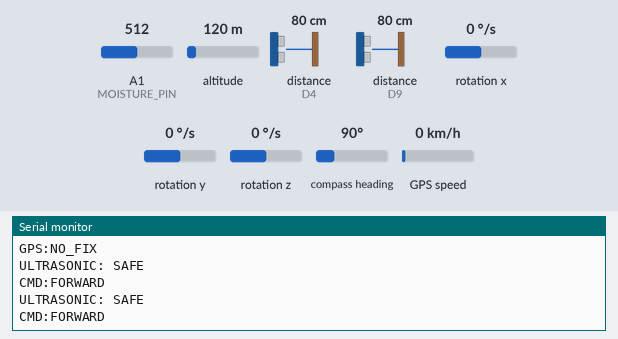
The sketch below on a simulated Arduino Nano 33 IoT. Parts: the last lines printed to the serial monitor. Wiring (inferred from the names in the program): 2 × ultrasonic range finder: trigger D8, echo D9 / trigger D12, echo D4. The test bench sets the inputs (shaded band); at power-on: distance to the obstacle (sensors on D4, D9) 80 cm, A1 (MOISTURE_PIN) = 512, altitude 120 m, rotation x 0 °/s, rotation y 0 °/s, rotation z 0 °/s, compass heading 90°, GPS speed 0 km/h. The echo pulse lasts 58.3 µs per cm; the GPS gets a fix after 3 s at 37.7749, -122.4194 with 8 satellites.

Above: at 1.2 s.
1.3 s: distance to the obstacle (sensor on D4) set to 2 cm
At 1.44 s:
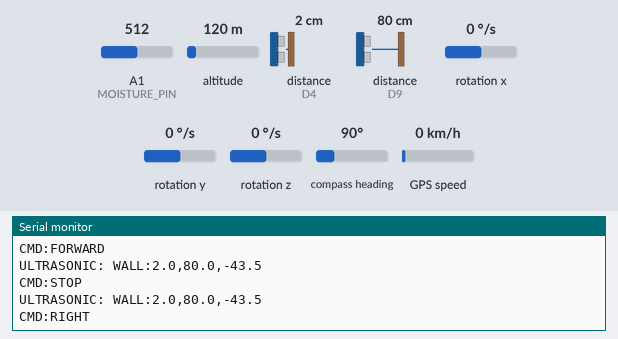
2.8 s: distance to the obstacle (sensor on D9) set to 4 cm
At 2.94 s:
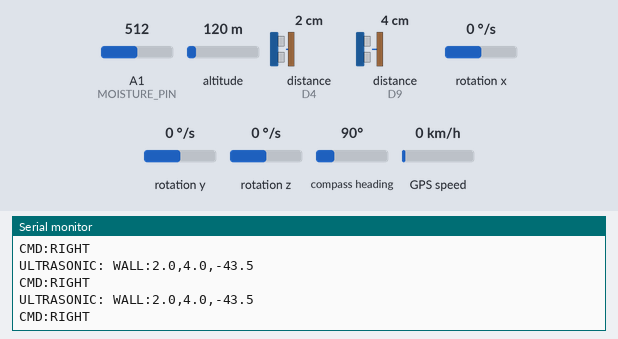
6.5 s: A1 (MOISTURE_PIN) set to 610
At 8.45 s:
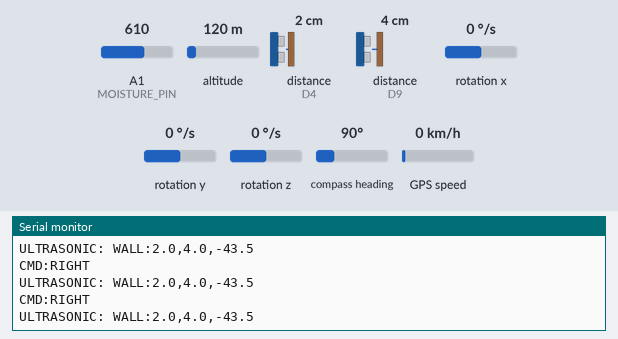
9.5 s: distance to the obstacle (sensor on D4) set to 250 cm
At 9.56 s:
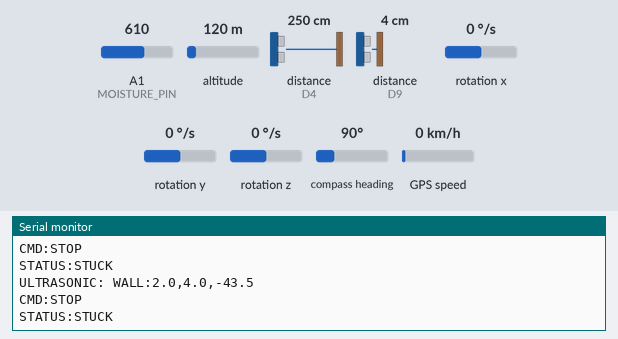
11.1 s: A1 (MOISTURE_PIN) set to 170
At 11.17 s:
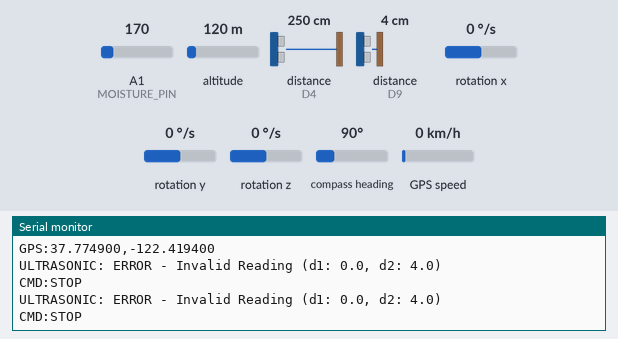
14.5 s: distance to the obstacle (sensor on D9) set to 2 cm
At 14.58 s:
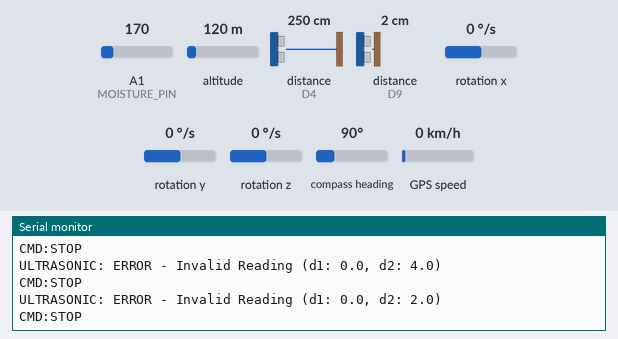

The sketch:

Main.ino
```cpp
/*
  Main.ino  –  Entry point only.
  Hardware logic lives in ultrasonic.ino and moisture.ino.

  Serial output to Pi at 9600 baud:

    READY
    CMD:FORWARD              drive forward, full speed
    CMD:FORWARD:<speed>      drive forward at speed % (30-100)
    CMD:LEFT                 turn left
    CMD:LEFT:<speed>         turn left at speed %
    CMD:RIGHT                turn right
    CMD:RIGHT:<speed>        turn right at speed %
    CMD:STOP                 stop motors

    ULTRASONIC: SAFE
    ULTRASONIC: WALL:<d1>,<d2>,<angle>
    ULTRASONIC: ERROR - Invalid Reading (d1: x, d2: y)

    MOISTURE:<raw>,<DRY|MOIST|WET>
    GPS:<lat>,<lng>
    GPS:NO_FIX
    STATUS:STUCK             avoidance timed out, operator intervention needed
*/

#include "ultrasonic.h"
#include "moisture.h"
#include <TinyGPSPlus.h>

TinyGPSPlus gps;

// ── GPS helpers ───────────────────────────────────────────────────────────────
void feedGPS()
{
  unsigned long start = millis();
  // 50 ms budget — avoids blocking the sensor loop
  while (Serial1.available() && (millis() - start < 50))
  {
    gps.encode(Serial1.read());
  }
}

void sendGPS()
{
  if (gps.location.isValid())
  {
    Serial.print("GPS:");
    Serial.print(gps.location.lat(), 6);
    Serial.print(",");
    Serial.println(gps.location.lng(), 6);
  }
  else
  {
    Serial.println("GPS:NO_FIX");
  }
}

// ── Setup ─────────────────────────────────────────────────────────────────────
void setup()
{
  Serial.begin(9600);
  Serial1.begin(115200); // GPS module
  initWallAvoidance();
  Serial.println("READY");
}

// ── Timing ────────────────────────────────────────────────────────────────────
unsigned long lastSensor = 0;
unsigned long lastReading = 0;

// Sensor cycle: 100 ms  (each getDistance blocks ~9 ms max + 15 ms gap = ~33 ms
// total sensor work; 100 ms period gives 67 ms of breathing room for GPS)
const unsigned long SONIC_INTERVAL = 100;
// Moisture + GPS: once per second
const unsigned long READING_INTERVAL = 1000;

// ── Loop ──────────────────────────────────────────────────────────────────────
void loop()
{
  unsigned long now = millis();

  // GPS runs every iteration inside its own 50 ms budget
  feedGPS();

  // Ultrasonic + avoidance state machine at SONIC_INTERVAL
  if (now - lastSensor >= SONIC_INTERVAL)
  {
    lastSensor = now;
    updateWallAvoidance(); // reads sensors, updates state, sends CMD: + ULTRASONIC:
  }

  // Moisture + GPS report at READING_INTERVAL
  if (now - lastReading >= READING_INTERVAL)
  {
    lastReading = now;
    readMoisture();
    sendGPS();
  }
}
```

gps.ino
```cpp
// void setup() {
//   Serial.begin(9600);   // To computer
//   Serial1.begin(115200);  // To GPS
//   while (!Serial);      // Wait for monitor to open
//   Serial.println("Starting GPS Bridge...");
// }

// void loop() {
//   // If GPS sends a byte, send it to the computer
//   if (Serial1.available()) {
//     Serial.write(Serial1.read());
//   }
// }
```

moisture.h
```cpp
#ifndef MOISTURE_H
#define MOISTURE_H

extern const int MOISTURE_PIN;
extern const int DRY_THRESHOLD;
extern const int WET_THRESHOLD;

void readMoisture();

#endif
```

moisture.ino
```cpp
// Pin definitions

#include <Arduino.h> // Explicitly tells the Nano IoT to look at its pin maps

// Force the compiler to see A0 strictly as a local analog constant
#undef MOISTURE_PIN

const int MOISTURE_PIN    = A1;   // analog moisture sensor

// Threshold values — tune these based on your open-air vs water readings.
// This sensor is inverted: LOW reading = WET soil, HIGH reading = DRY soil.
const int WET_THRESHOLD   = 200;  // readings below this = wet soil
const int DRY_THRESHOLD   = 600;  // readings above this = dry soil

// Volatile state variables removed entirely

void readMoisture() {
    // 1. Read the raw voltage value from the SIG pin
    int moistureValue = analogRead(MOISTURE_PIN);

    // 2. Send structured data to the Pi
    Serial.print("MOISTURE:");
    Serial.print(moistureValue);
    Serial.print(",");

    if (moistureValue <= WET_THRESHOLD) {
        Serial.println("DRY");
    } else if (moistureValue >= DRY_THRESHOLD) {
        Serial.println("WET");
    } else {
        Serial.println("MOIST");
    }

    // REMOVED: The thresholdExceeded if-statement is gone!
}

// REMOVED: The moistureThresholdISR() function is completely gone!
```

newtast.ino
```cpp
// /*
//   Ultrasonic sensors use pin-change interrupts to time echo pulses
//   so the main loop is never blocked waiting for a pulse to return.

//   Wall avoidance is strictly enforced: the robot will not resume
//   forward motion until BOTH sensors report clear AND the IMU
//   confirms the turn angle has been completed.

//   Serial output to Pi (9600 baud):
//     "SAFE"                         both sensors clear
//     "WALL:<remaining>,<angle>,<amount>"
//       remaining  cm until wall (minimum of both sensors)
//       angle      degrees from wall normal (+ = left, - = right)
//       amount     suggested turn magnitude 0-90
// */

// #include "ultrasonic.h"
// #include "moisture.h"

// // ── Interrupt state for sensor 1 ──────────────────────────────────────────────
// volatile unsigned long _echo1_start = 0;
// volatile unsigned long _echo1_dur   = 0;
// volatile bool          _echo1_ready = false;

// // ── Interrupt state for sensor 2 ──────────────────────────────────────────────
// volatile unsigned long _echo2_start = 0;
// volatile unsigned long _echo2_dur   = 0;
// volatile bool          _echo2_ready = false;

// // ── Timing ────────────────────────────────────────────────────────────────────
// unsigned long lastReport    = 0;
// const int     REPORT_MS     = 100;   // send to Pi every 100 ms

// // ── Wall state machine ────────────────────────────────────────────────────────
// // CLEAR      : both sensors show > SAFE_DISTANCE
// // AVOIDING   : wall detected, turn in progress
// // CONFIRMING : turn done, waiting for both sensors to read clear before moving
// enum WallState { CLEAR, AVOIDING, CONFIRMING };
// WallState wallState  = CLEAR;

// float targetAngle    = 0.0;   // how many degrees we need to turn
// float turnedSoFar    = 0.0;   // accumulated from gyro
// int   turnDirection  = 0;     // +1 = left, -1 = right


// // ── ISRs ──────────────────────────────────────────────────────────────────────
// void echo1ISR() {
//     if (digitalRead(ECHO_PIN1) == HIGH) {
//         _echo1_start = micros();
//     } else {
//         if (_echo1_start > 0) {
//             _echo1_dur   = micros() - _echo1_start;
//             _echo1_ready = true;
//             _echo1_start = 0;
//         }
//     }
// }

// void echo2ISR() {
//     if (digitalRead(ECHO_PIN2) == HIGH) {
//         _echo2_start = micros();
//     } else {
//         if (_echo2_start > 0) {
//             _echo2_dur   = micros() - _echo2_start;
//             _echo2_ready = true;
//             _echo2_start = 0;
//         }
//     }
// }


// // ── Trigger a pulse on one sensor ─────────────────────────────────────────────
// void triggerSensor(int trigPin) {
//     digitalWrite(trigPin, LOW);
//     delayMicroseconds(2);
//     digitalWrite(trigPin, HIGH);
//     delayMicroseconds(10);
//     digitalWrite(trigPin, LOW);
// }


// // ── Read latest interrupt-captured distance (cm) ──────────────────────────────
// float readDistance1() {
//     if (!_echo1_ready) return -1.0;   // no new reading yet
//     noInterrupts();
//     unsigned long dur = _echo1_dur;
//     _echo1_ready = false;
//     interrupts();
//     return dur / 58.0;
// }

// float readDistance2() {
//     if (!_echo2_ready) return -1.0;
//     noInterrupts();
//     unsigned long dur = _echo2_dur;
//     _echo2_ready = false;
//     interrupts();
//     return dur / 58.0;
// }


// // ── Determine best turn direction and magnitude from sensor readings ───────────
// /*
//   Logic:
//     If LEFT sensor is closer  -> turn RIGHT (away from left wall)
//     If RIGHT sensor is closer -> turn LEFT  (away from right wall)
//     If both equal             -> use gyro wall angle to decide

//   Turn magnitude scales with how close the wall is:
//     0 cm remaining -> 90 deg turn
//     SAFE_DISTANCE  -> 0 deg turn  (smooth ramp)
// */
// void computeTurn(float distL, float distR, float wallAngleDeg) {
//     float closest = min(distL, distR);
//     if (closest < 0) closest = SAFE_DISTANCE;   // sensor not ready, be safe

//     // Magnitude: 0 at SAFE_DISTANCE, 90 at 0 cm
//     targetAngle = constrain(
//         map(closest, 0, (int)SAFE_DISTANCE, 90, 0), 0, 90
//     );

//     // Direction: move away from the closer sensor
//     if (distL >= 0 && distR >= 0) {
//         turnDirection = (distL < distR) ? -1 : 1;   // -1=right, +1=left
//     } else {
//         // Only one sensor valid — use wall angle from IMU
//         turnDirection = (wallAngleDeg >= 0) ? 1 : -1;
//     }

//     turnedSoFar = 0.0;
// }


// void setup() {
//     Serial.begin(9600);

//     // Ultrasonic pins
//     pinMode(TRIG_PIN1, OUTPUT);
//     pinMode(TRIG_PIN2, OUTPUT);
//     pinMode(ECHO_PIN1, INPUT);
//     pinMode(ECHO_PIN2, INPUT);

//     // Attach interrupts to echo pins
//     attachInterrupt(digitalPinToInterrupt(ECHO_PIN1), echo1ISR, CHANGE);
//     attachInterrupt(digitalPinToInterrupt(ECHO_PIN2), echo2ISR, CHANGE);

//     // Moisture interrupt
//     pinMode(INTERRUPT_PIN, INPUT_PULLUP);
//     attachInterrupt(digitalPinToInterrupt(INTERRUPT_PIN),
//                     moistureThresholdISR, FALLING);

//     initWallAvoidance();   // starts IMU

//     Serial.println("READY");
// }


// void loop() {
//     // Trigger sensors on alternate ticks to avoid interference
//     static bool trigToggle = false;
//     trigToggle = !trigToggle;
//     triggerSensor(trigToggle ? TRIG_PIN1 : TRIG_PIN2);

//     // Read latest interrupt-captured distances
//     static float distL = SAFE_DISTANCE + 1;
//     static float distR = SAFE_DISTANCE + 1;
//     float d1 = readDistance1();
//     float d2 = readDistance2();
//     if (d1 > 0) distL = d1;
//     if (d2 > 0) distR = d2;

//     // Update gyro angle
//     updateGyroAngle();
//     float wallAngleDeg = getWallAngle();

//     // ── Wall avoidance state machine ──────────────────────────────────────────
//     float minDist = min(distL, distR);

//     switch (wallState) {

//         case CLEAR:
//             if (minDist <= SAFE_DISTANCE) {
//                 // Wall detected — compute turn and enter AVOIDING
//                 computeTurn(distL, distR, wallAngleDeg);
//                 wallState = AVOIDING;
//             }
//             break;

//         case AVOIDING:
//             // Accumulate how far we have turned using gyro
//             updateGyroAngle();
//             turnedSoFar += abs(wallAngleDeg);   // crude integration; replace with
//                                                  // proper gyro delta if available

//             if (turnedSoFar >= targetAngle) {
//                 // Turn complete — wait for sensors to confirm clear
//                 wallState = CONFIRMING;
//                 turnedSoFar = 0.0;
//             }
//             break;

//         case CONFIRMING:
//             if (distL > SAFE_DISTANCE && distR > SAFE_DISTANCE) {
//                 // Both sensors clear — safe to go forward
//                 wallState = CLEAR;
//             }
//             // If still too close, hold here (report will keep telling Pi WALL)
//             break;
//     }

//     // Read moisture (interrupt-driven, just read the volatile)
//     readMoisture();

//     // ── Serial report to Pi ───────────────────────────────────────────────────
//     if (millis() - lastReport >= REPORT_MS) {
//         lastReport = millis();

//         if (wallState == CLEAR) {
//             Serial.println("SAFE");
//         } else {
//             float remaining = max(minDist, 0.0f);
//             float angle     = turnDirection * targetAngle;
//             float amount    = targetAngle;
//             Serial.print("WALL:");
//             Serial.print(remaining, 1);
//             Serial.print(",");
//             Serial.print(angle, 1);
//             Serial.print(",");
//             Serial.println(amount, 1);
//         }
//     }

//     delay(10);
// }
```

ultrasonic.h
```cpp
#ifndef ULTRASONIC_H
#define ULTRASONIC_H

#include <Arduino_LSM6DS3.h>

extern const int TRIG_PIN1;
extern const int ECHO_PIN1;
extern const int TRIG_PIN2;
extern const int ECHO_PIN2;

extern float gx, gy, gz;
extern float currentGyroAngle;
extern float lastTime;
extern const float L;
extern const float SAFE_DISTANCE;
extern const float MAX_TURN_ANGLE;
extern float wallAngle;
extern float turnAmount;

// Interrupt echo state — ISRs in Main.ino write these
extern volatile unsigned long echo1Start, echo1End;
extern volatile unsigned long echo2Start, echo2End;
extern volatile bool echo1Done, echo2Done;

void initWallAvoidance();
void updateWallAvoidance();
void updateGyroAngle();
float getDistance(int trigPin, int echoPin);
float getDistanceISR1();
float getDistanceISR2();
float determineTurnAngle(float dist1, float dist2);
float getWallAngle();
float getTurnAmount();
bool isWallDetected();

#endif
```

Source omitted: ultrasonic.ino (10151 bytes)

Measured:
- after the input at 1.3 s, the serial monitor: prints a new line at once (image 1)
- after the input at 2.8 s, the serial monitor: prints a new line at once (image 2)
- after the input at 6.5 s, the serial monitor: prints a new line after 0.50 s (image 3)
- after the input at 14.5 s, the serial monitor: prints a new line after 0.07 s (image 6)
